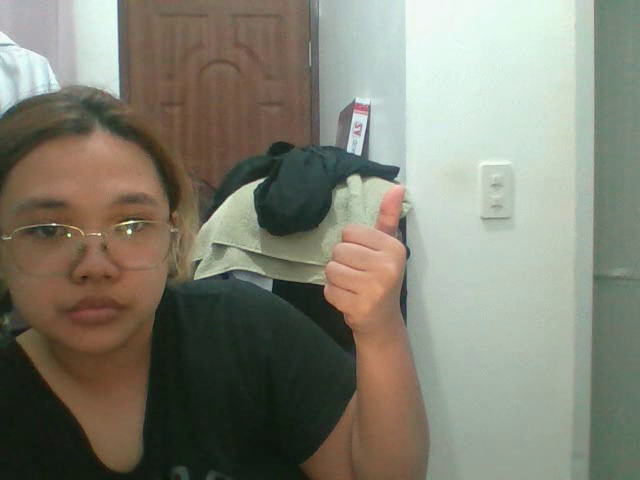
#> input picture frame 9 of data_videos/10/10_20.avi, 640 x 480 px, given in place of the camera
$ python collect-action.py
#> lines starting #> are read from the running program, lines starting #| are printed output that depends on the picture; after the words box and inside, x2 and y2 are one past the last pixel; in counts of white or black regions, pixels touching at a corner belong together
# collect_videos_lstm.py
import cv2
import os
import time

DATA_DIR = './data_videos/FAMILY'
os.makedirs(DATA_DIR, exist_ok=True)

GESTURE_CLASSES = ['NANAY']  # Add more gesture names as needed
VIDEOS_PER_CLASS = 20
VIDEO_DURATION = 2  # seconds per video
FPS = 30

cap = cv2.VideoCapture(0)
if not cap.isOpened():
    print("❌ Cannot access camera.")
    exit()

print("Camera initialized. Press 's' to start collecting or 'q' to quit.")

# Camera warm-up
for _ in range(10):
    cap.read()
#> this loop made 10 passes
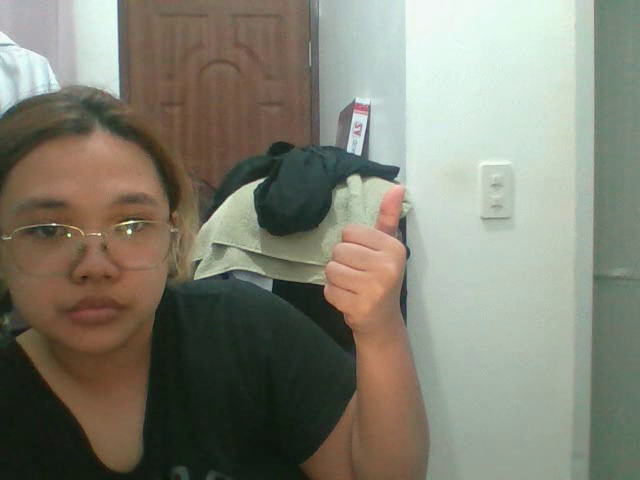
#> input picture frame 9 of data_videos/10/10_20.avi, 640 x 480 px, given in place of the camera

# Wait for user
while True:
    ret, frame = cap.read()
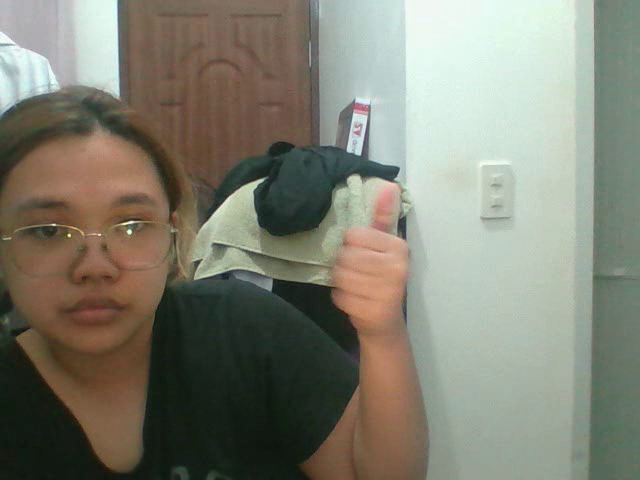
#> input picture frame 19 of data_videos/10/10_20.avi, 640 x 480 px, given in place of the camera
#> frame is the input picture: shape (480, 640, 3); mean B, G, R 114.4, 128.2, 128.5
    frame = cv2.flip(frame, 1)
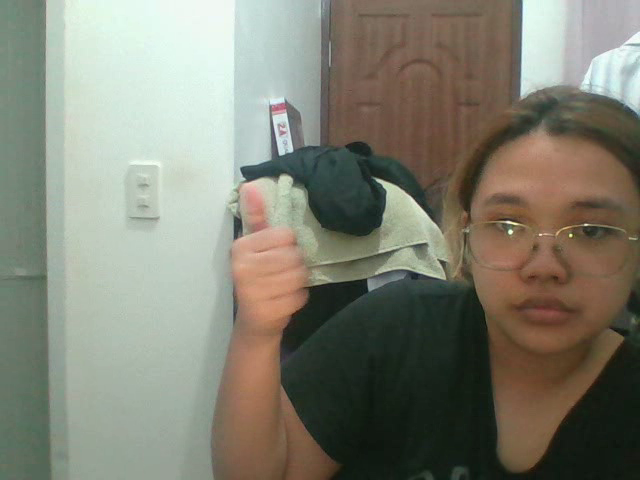
#> frame: shape (480, 640, 3); mean B, G, R 114.4, 128.2, 128.5
    cv2.putText(frame, "Press 'S' to start or 'Q' to quit", (40, 50),
                cv2.FONT_HERSHEY_SIMPLEX, 0.9, (0, 255, 0), 2)
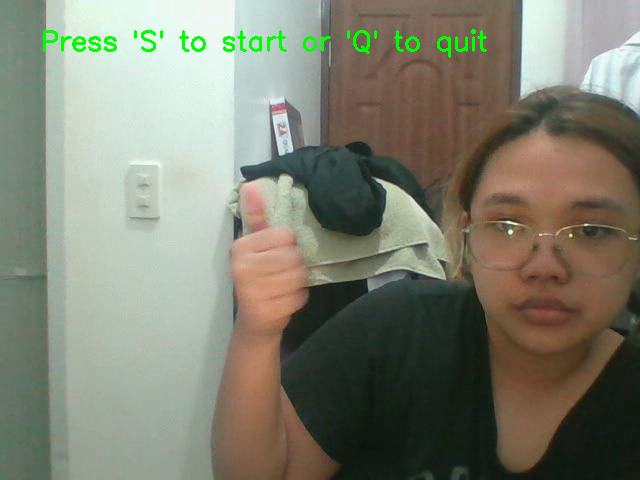
#> frame: shape (480, 640, 3); 0.81% of pixels changed, all inside (x1, y1, x2, y2) = (43, 29, 487, 58)
    cv2.imshow("Camera Feed", frame)
    key = cv2.waitKey(1) & 0xFF
#> (key q is pressed here)
    if key == ord('s'):
        break
    elif key == ord('q'):
        cap.release()
        cv2.destroyAllWindows()
        exit()
#> (the program exits here)

$ run again, starting later in the video
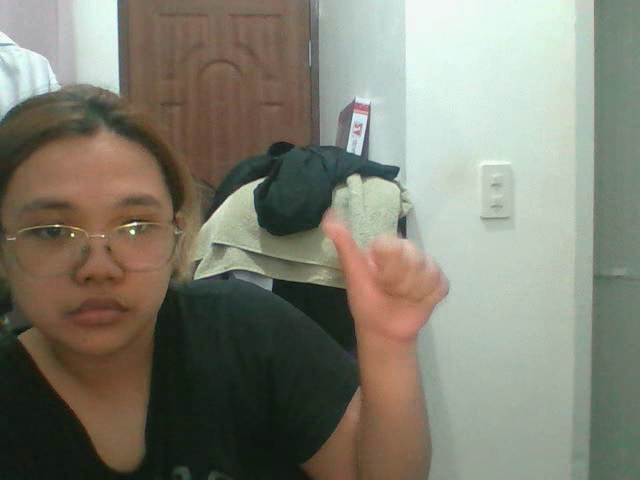
#> input picture frame 41 of data_videos/10/10_20.avi, 640 x 480 px, given in place of the camera
#> the loop `for _ in range(10):` made 10 passes
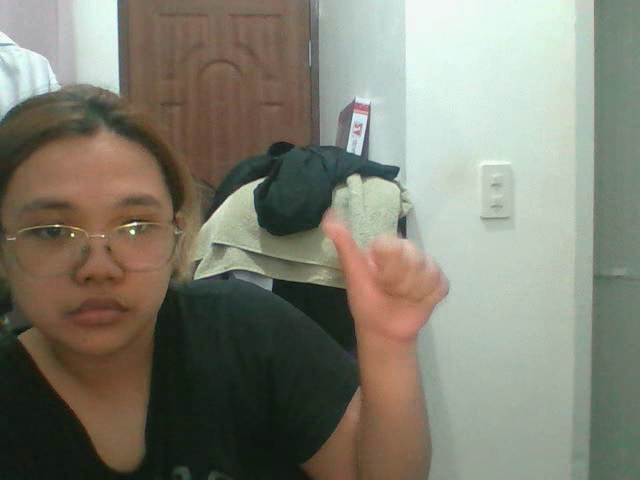
#> input picture frame 41 of data_videos/10/10_20.avi, 640 x 480 px, given in place of the camera
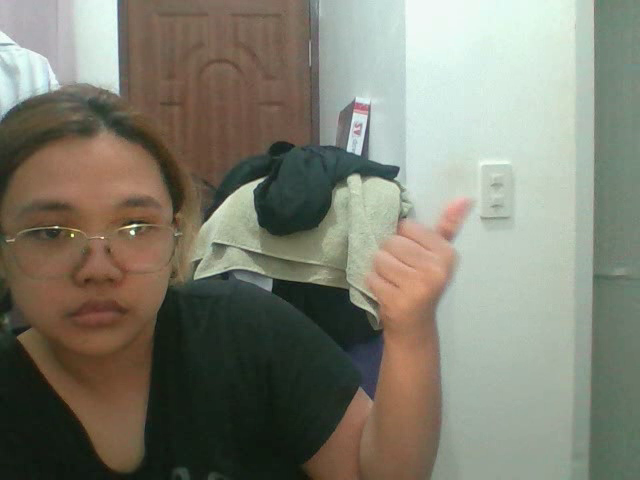
#> input picture frame 51 of data_videos/10/10_20.avi, 640 x 480 px, given in place of the camera
#> frame is the input picture: shape (480, 640, 3); mean B, G, R 112.7, 126.4, 126.9
#> `cv2.putText(frame, "Press 'S' to start or 'Q' to quit", (40, 50), cv2...`:
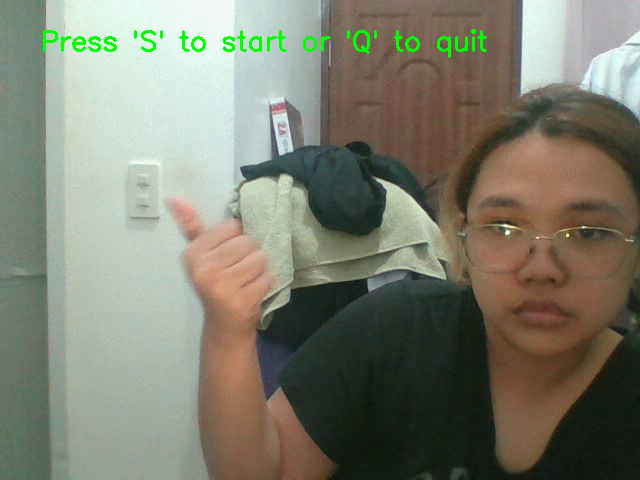
#> frame: shape (480, 640, 3); mean B, G, R 111.3, 127, 125.5

$ run again, starting later in the video
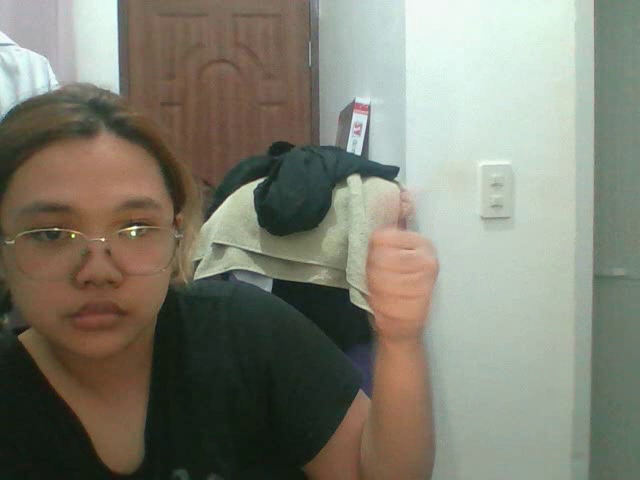
#> input picture frame 73 of data_videos/10/10_20.avi, 640 x 480 px, given in place of the camera
#> the loop `for _ in range(10):` made 10 passes
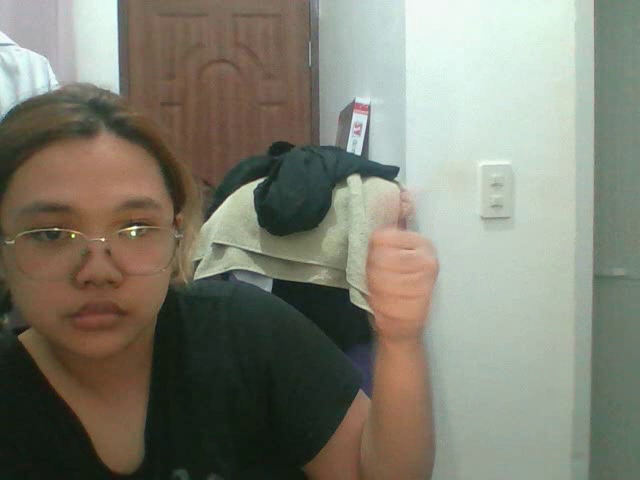
#> input picture frame 73 of data_videos/10/10_20.avi, 640 x 480 px, given in place of the camera
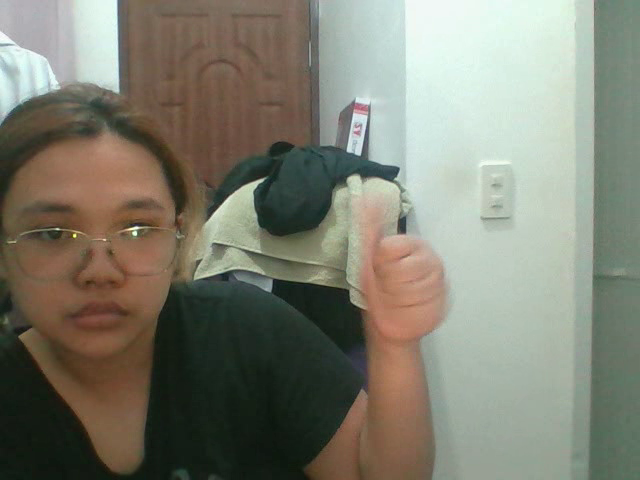
#> input picture frame 83 of data_videos/10/10_20.avi, 640 x 480 px, given in place of the camera
#> frame is the input picture: shape (480, 640, 3); mean B, G, R 112.9, 126.6, 126.9
#> `cv2.putText(frame, "Press 'S' to start or 'Q' to quit", (40, 50), cv2...`:
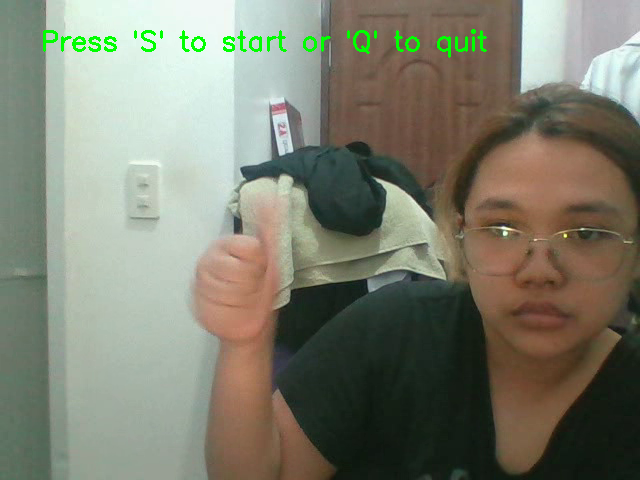
#> frame: shape (480, 640, 3); mean B, G, R 111.5, 127.2, 125.5
